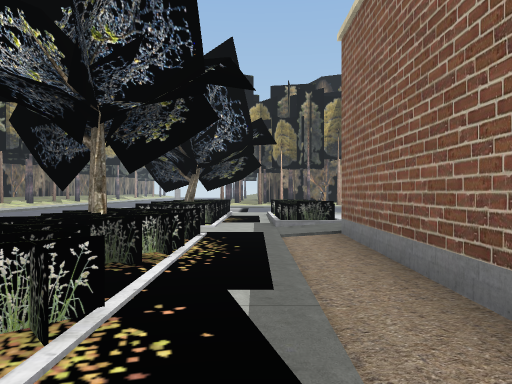
view 1 (above)

23 first-person views from a walk through a 3-D level made in the Unity game engine. The camera is 1.3 m above the floor, looks level and sees 70° across. Doors are open. The floor is counted in squares, 2 m on a side. Each view is taken from the middle of a square. On the plan, view 1 faces up. The plan holds only what a view shows up to about 11 squares ahead; the rest is blank. The place goes on beyond the plan. Some surface patterns are stand-ins.

view 2
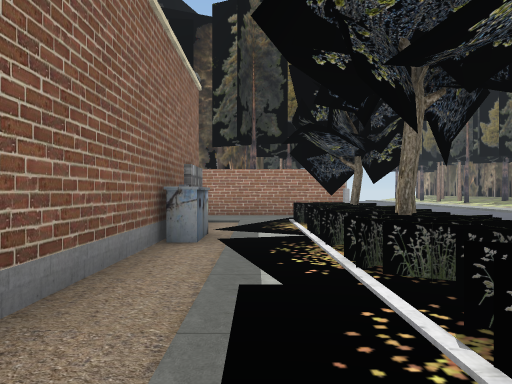

view 3
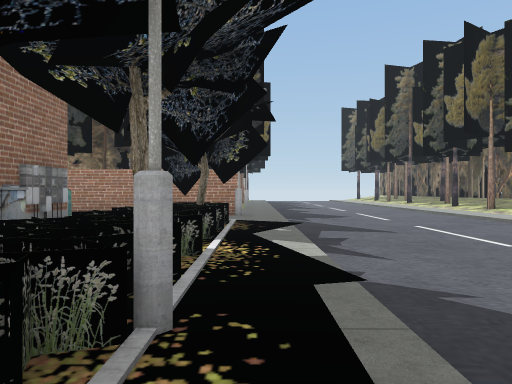

view 4
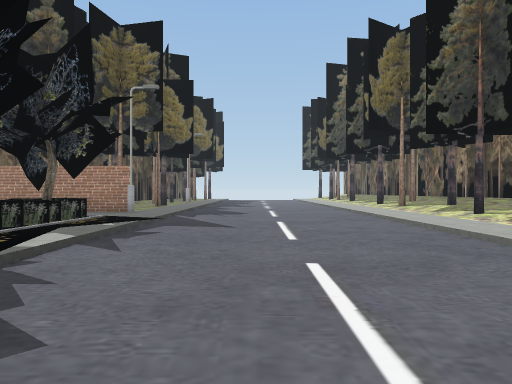

view 5
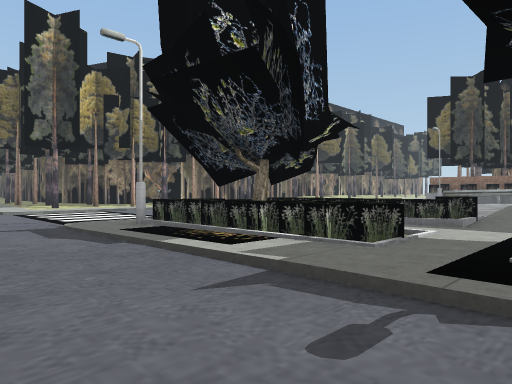

view 6
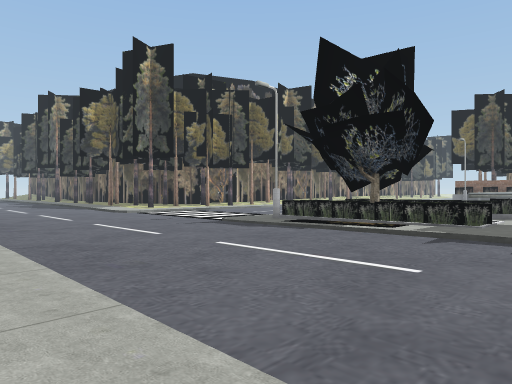

view 7
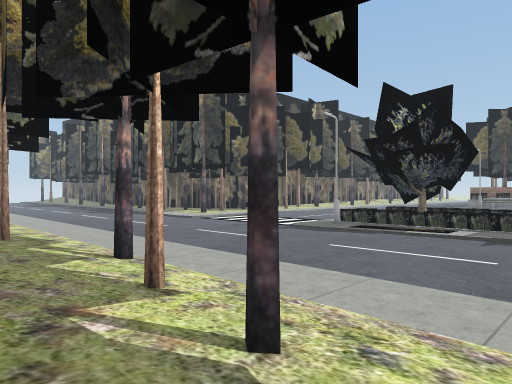

view 8
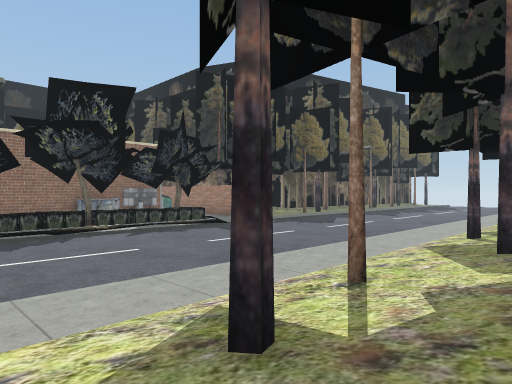

view 9
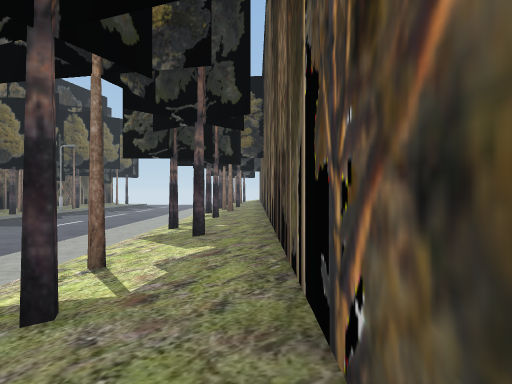

view 10
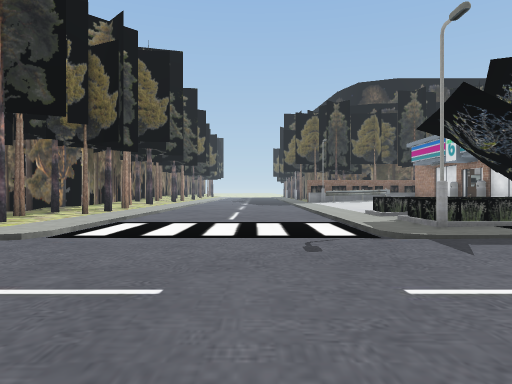

view 11
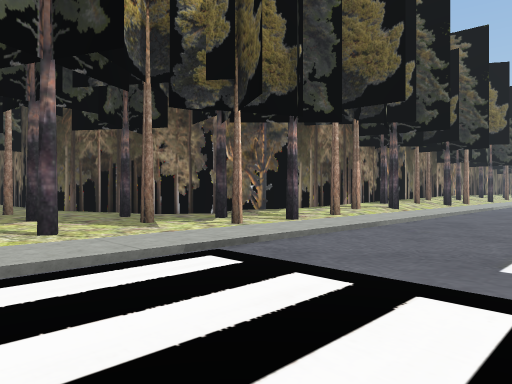

view 12
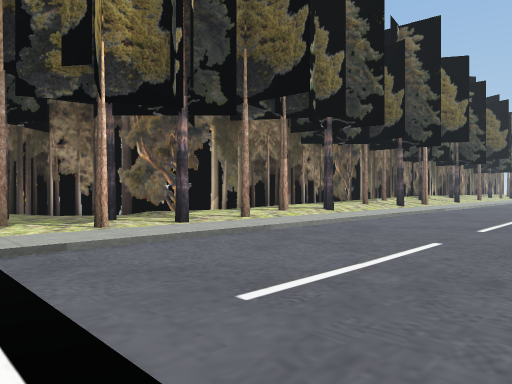

view 13
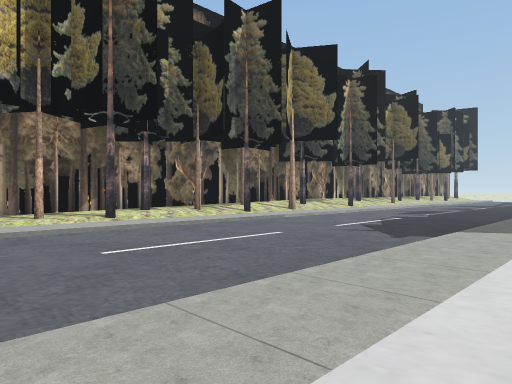

view 14
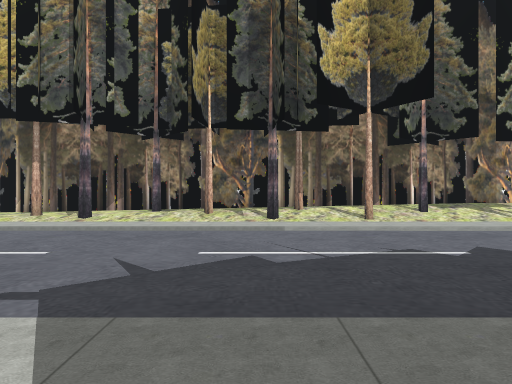

view 15
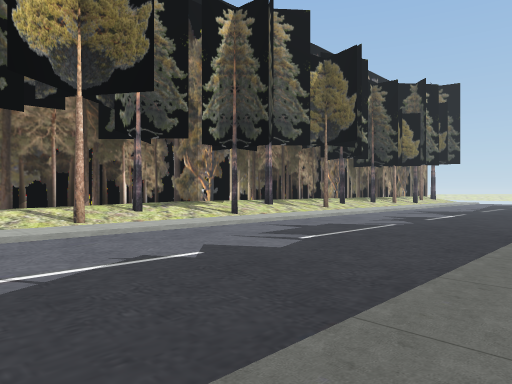

view 16
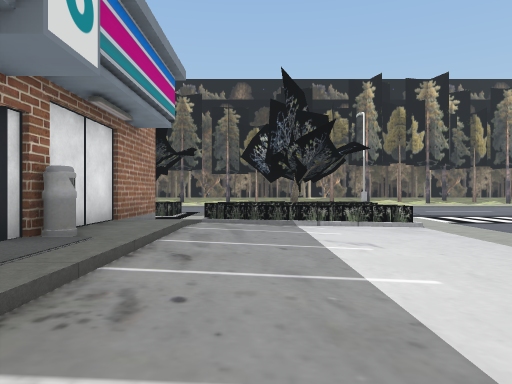

view 17
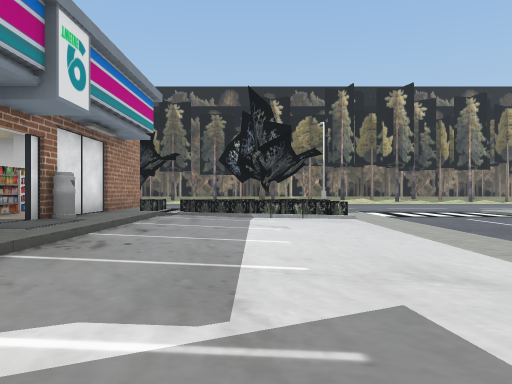

view 18
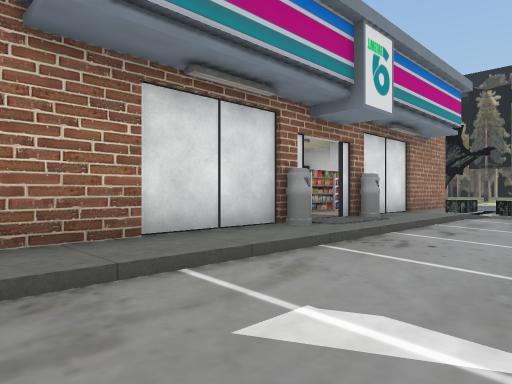

view 19
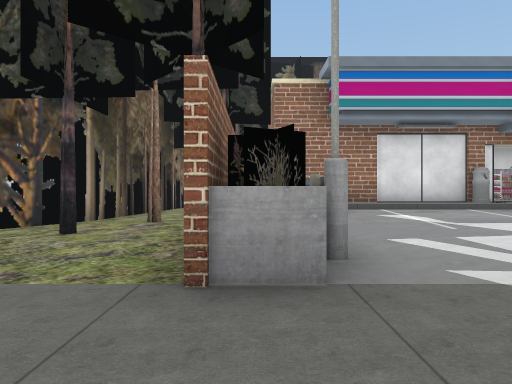

view 20
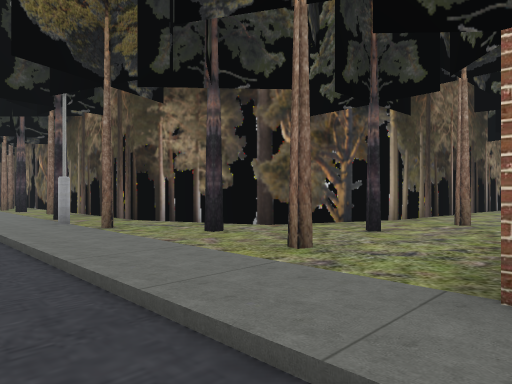

view 21
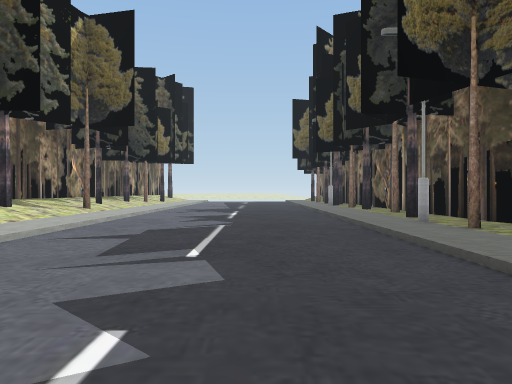

view 22
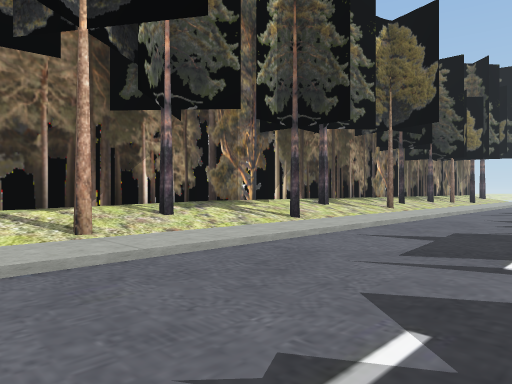

view 23
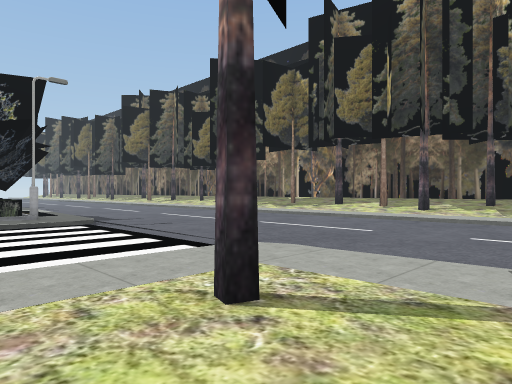

### Floor plan
Key: @ floor where view 1 was taken; # wall or solid block; x gap in a wall; . main floor; : floor 0.25 m higher than the main floor; + floor 0.5 m higher than the main floor; * floor 0.75 m higher than the main floor; % floor 1 m higher than the main floor; / step, stairs or slope; = window, fence, low wall or low ledge; ^ raised ledge; O other object.
Columns run from 14 left of view 1 to 24 right of it. Each row starts with its distance up from view 1.
 24              ::#
 23             :::####
 22            ::::::.#####################
 21       .....:::#:#.::::+#+++/+//////////
 20  %////.....:#..#..::#:#//////#///#/////
 19  %#+//..............././/..//.///.////.
 18   *#:/.................................
 17    ///.................................
 16    +//.................................
 15    +//.................................
 14    ///.................................
 13   #///.....////////////////////////////
 12   ////......//./.........../.....#/#...
 11   ////.....:==:=:::::::::::#.#.#.......
 10   /#:/.....:##:=:::::::::::#....#######
  9   ////.....:O#:=:::::::::::#.#.##
  8  %/#:/.....:==:=::+++++++++ ...#
  7  %////.....:==:=:++++++++++ .###
  6  %#///.....:::::+####*####*  .#
  5 #%/// .....:==:: #****   ##  .#
  4 #%#///.....:O#::  xO*        .#
  3 #%////.....:==:#             .#
  2 #%/#:/..../:==:#              #
  1 #%////.....:O#::              #
  0 #%#///.....:==@^
 -1 #%////.....:#=:^
 -2 #%////.....:O#:#
 -3 #%/#:/..../:##:##
 -4 #%////.....:::::#
 -5 #%////.....:#####
 -6 #%#+//.....:
 -7     :/

Where each view was taken, in squares from view 1:
view 1: 0 up, 0 right, facing up
view 2: 5 up, 0 right, facing down
view 3: 5 up, 3 left, facing down
view 4: 5 up, 6 left, facing down
view 5: 5 up, 6 left, facing up-right
view 6: 5 up, 10 left, facing up-right
view 7: 5 up, 13 left, facing up-right
view 8: 5 up, 13 left, facing down-right
view 9: 6 up, 13 left, facing down
view 10: 15 up, 9 left, facing right
view 11: 15 up, 3 left, facing up-right
view 12: 14 up, 1 left, facing up-right
view 13: 11 up, 4 right, facing up-right
view 14: 11 up, 12 right, facing up
view 15: 12 up, 12 right, facing up-right
view 16: 8 up, 10 right, facing left
view 17: 9 up, 12 right, facing left
view 18: 9 up, 12 right, facing down-left
view 19: 14 up, 13 right, facing down
view 20: 14 up, 13 right, facing down-right
view 21: 15 up, 13 right, facing right
view 22: 15 up, 13 right, facing up-right
view 23: 22 up, 0 right, facing down-left
